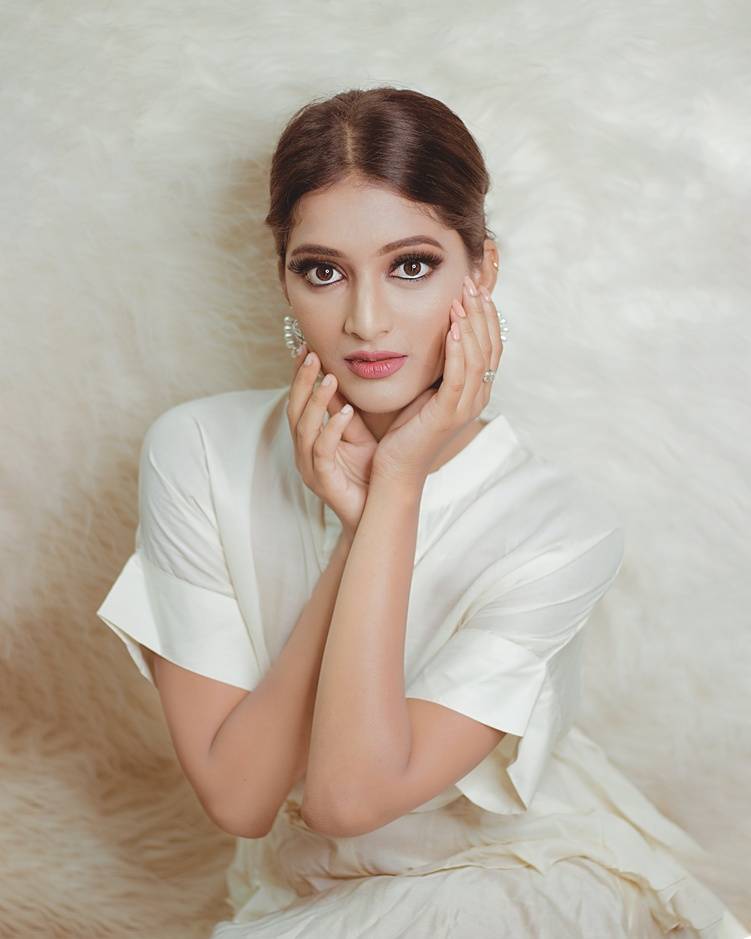
#> input picture detection/testingpic.jpg, 751 x 939 px, shrunk from 4148 x 5184 before the run
$ python detection.py
#> lines starting #> are read from the running program, lines starting #| are printed output that depends on the picture
import cv2 as cv
import numpy as np
import copy
import matplotlib.pyplot as plt
#importss
def read_image(image):
#> called with image = 'testingpic.jpg'
    img = cv.imread(image)
#> img is the input picture: shape (939, 751, 3); mean B, G, R 165.5, 177.8, 187.5
    outImg = img.copy()

    #OpenCV Haar detector
    face_detection = cv.CascadeClassifier(cv.data.haarcascades + "haarcascade_frontalface_default.xml")
    eye_detection = cv.CascadeClassifier(cv.data.haarcascades + "haarcascade_eye.xml")
    eye = eye_detection.detectMultiScale(outImg, scaleFactor=1.3, minNeighbors=6)
#> eye = [[381, 238, 56, 56], [293, 244, 56, 56]]

    #make it possible for multiple eyes
    eyeImage1 = outImg[eye[0][1]:eye[0][1]+eye[0][3], eye[0][0]:eye[0][0]+eye[0][2]]
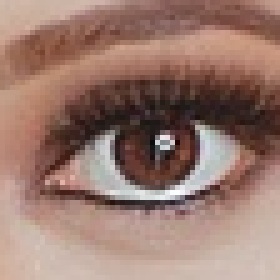
#> eyeImage1: shape (56, 56, 3) (shown 5 times larger); mean B, G, R 110.3, 120.9, 152.8
    eyeImage2 = outImg[eye[1][1]:eye[1][1]+eye[1][3], eye[1][0]:eye[1][0]+eye[1][2]]
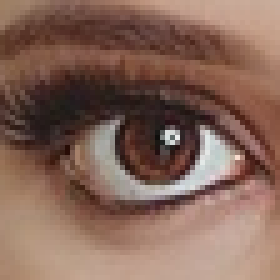
#> eyeImage2: shape (56, 56, 3) (shown 5 times larger); mean B, G, R 88.4, 101.5, 133.2


    return eyeImage1, eyeImage2, eye

    tuple1 = (eye[0][0], eye[0][1])
    tuple2 = (eye[0][1])
    tuple3 = (eye[0][0], eye[0][0] + eye[0][2])
    tuple4 = (eye[1][0], eye[1][1] + eye[1][3])
    cv.rectangle(outImg,tuple1,tuple2,(255, 0, 0),2)
    cv.rectangle(outImg,tuple3,tuple4,(0, 255, 0),2)

    cv.imwrite("testingpics.jpg", outImg)


filename = "testingpic.jpg"
print(read_image(filename))

cv.waitKey(0)
cv.destroyAllWindows()
plt.show()
